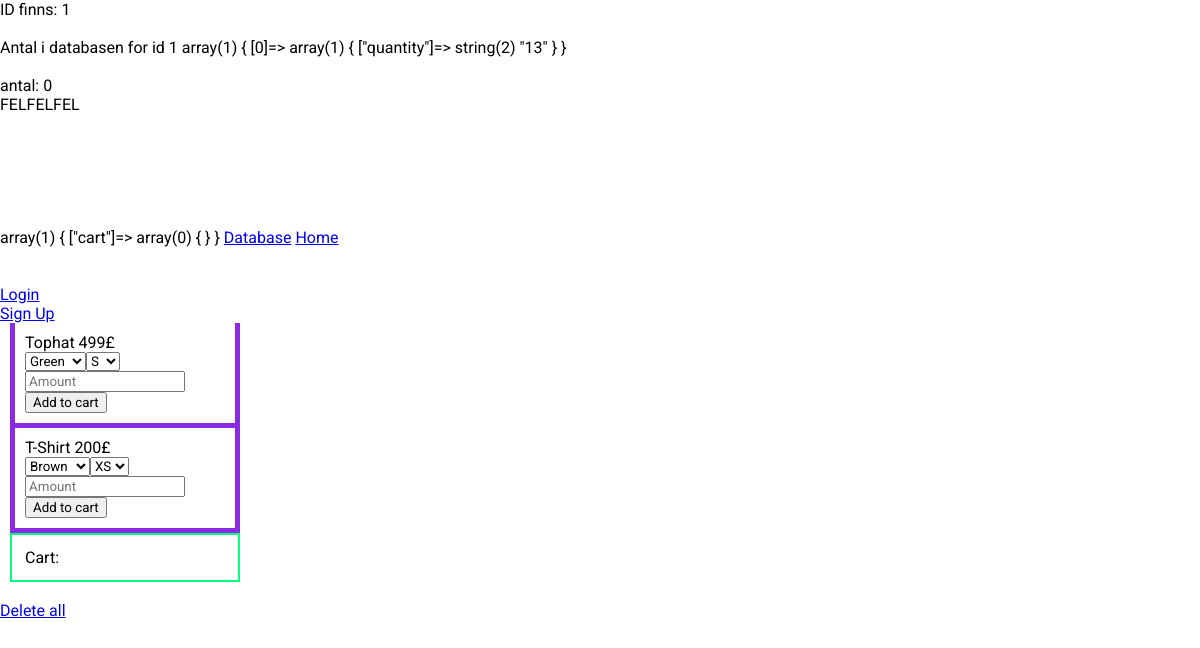
The app's page /cart.php?id=1 with its own data.
### tables this page shows
CREATE TABLE IF NOT EXISTS `products` (
`id` int(11) NOT NULL,
  `name` varchar(25) NOT NULL,
  `price` int(10) NOT NULL,
  `color` varchar(25) NOT NULL,
  `size` varchar(10) NOT NULL,
  `quantity` int(10) NOT NULL,
  `availability` int(2) NOT NULL
);

### cart.php (the view, shortened to what this page needs)
<?php
include "includeDB.php";
$sql = "SELECT * FROM products";
$stmt = $dbm->prepare($sql);
$stmt->execute();
$products = $stmt->fetchAll();
if (isset($_GET["id"])) {
    $select = "SELECT quantity FROM products WHERE id ='" . $_GET["id"] . "' ";
    $stmt = $dbm->prepare($select);
    $stmt->execute();
    $totalQuantity = $stmt->fetchAll();
    echo "ID finns: " . $_GET["id"] . "<br><br>";
    echo "Antal i databasen for id " . $_GET["id"] . " ";
    var_dump($totalQuantity);
    echo "antal: ";
    echo count($_SESSION["cart"]);
    $addToCart = true;
    if ($addToCart) {
        if (isset($_GET["action"])) {
            if ($_GET["action"] == "add") {
                $id = $_GET["id"];
                $name = $_GET["name"];
                $size = $_GET["size"];
                $color = $_GET["color"];
                $amount = $_GET["amount"];
                $_SESSION["cart"][] = array("id" => $id, "name" => $name, "color" => $color, "size" => $size, "amount" => $amount);
                echo "<br>La till i cart.";
            }
        } else {
            echo "<br>FELFELFEL<br>";
        }
    }
} else {
    echo " Kan inte hitta ID ";
}
var_dump($_SESSION);
?>
<!DOCTYPE html>
<html>
    <head>
    </head>
    <body>
        <a href="db.php">Database</a>
        <a href="index.php">Home</a><br><br>
        <?php
        include "loggedin.php";
        foreach ($products as $product) {
            $name = $product["name"];
            $color = $product["color"];
            $size = $product["size"];
            $price = $product["price"];
            $quantity = $product["quantity"];
            if ($quantity > 0) {
                echo "<tr>";
                echo "<form method='GET'>";
                echo "<p>" . $name . " " . $price . "£" . "</p>";
                echo "<td>";
                echo "<td>";
                $colors = explode(",", $color);
                echo "<select type='text' name='color'>";
                foreach ($colors as $color) {
                    echo "<option value='$color'>$color</option>";
                }
                echo "</select>";
                echo "<td>";
                $sizes = explode(",", $size);
                echo "<select type='text' name='size'>";
                foreach ($sizes as $size) {
                    echo "<option value='$size'>$size</option>";
                }
                echo "</select>";
                echo "<td>";
                echo "<input type='text' name='amount' placeholder='Amount'>";
                echo "<td>";
                echo "<button type='submit' name='action' value='add'>Add to cart</button>";
                echo "</form>";
                echo "</tr>";
            }
        }
        echo "<p class='item'>Cart: ";
        echo "</p>";
        ?>
        <br>
        <a href="killCart.php">Delete all</a>
    </body>
</html>
<?php
exit();
?>

### style.css (style rules this page uses)
* { margin: 0 auto; font-family: 'Roboto', sans-serif; }
form { padding: 10px; margin-left: 10px; border-bottom: 5px solid blueviolet; border-right: 5px solid blueviolet; border-left: 5px solid blueviolet; width: 200px; }
.item { border: 2px solid springgreen; margin-left: 10px; width: 200px; padding: 13px; }

### records on screen
products: name "Tophat", price "499", color "Green", size "S"
products: name "T-Shirt", price "200", color "Brown", size "XS"

### other values on screen
$_GET["id"] "1"
count($_SESSION["cart"]) "0"
